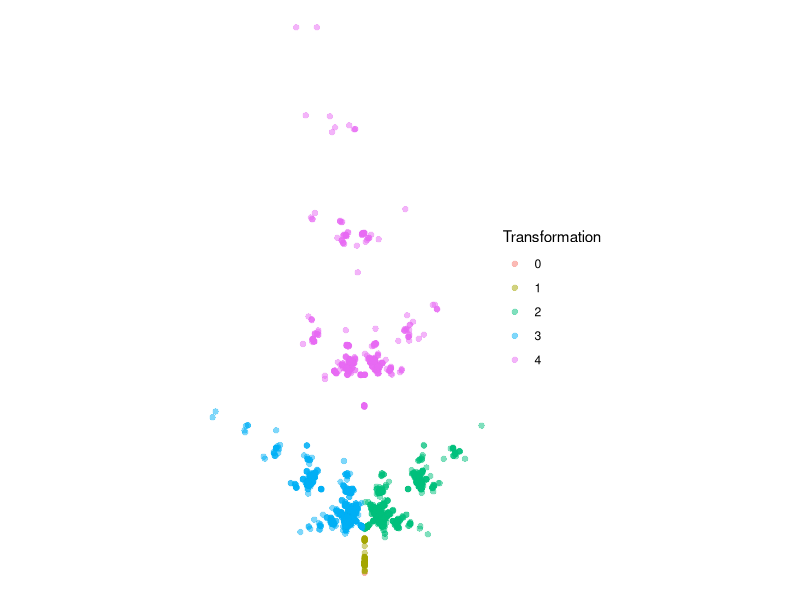

This figure's R source:

library(ggplot2)
library(tibble)
library(purrr)
library(dplyr)

# making a tree instead of a fern
tree_transform <- function(coord, ind) {
  # coefficients for the trunk function f_trunk
  if (ind == 1) {
    mat <- matrix(c(0, 0, 0, 0.16), 2, 2)
    off <- c(0, 0)
  }
  
  # coefficients for the left branch function f_left_branch
  if (ind == 2) {
    mat <- matrix(c(-0.15, 0.28, 0.26, 0.24), 2, 2)
    off <- c(0, 0.44)
  }
  
  # coefficients for the right branch function f_right_branch
  if (ind == 3) {
    mat <- matrix(c(0.15, 0.28, -0.26, 0.24), 2, 2)
    off <- c(0, 0.44)
  }
  
  # coefficients for the leaf function f_leaf
  if (ind == 4) {
    mat <- matrix(c(0.85, 0.04, -0.04, 0.85), 2, 2)
    off <- c(0, 1.6)
  }
  
  # return the affine transformed coordinates
  coord <- mat %*% coord + off
  return(coord)
}

tree_chaos <- function(iterations = 10000, seed = NULL) {
  if (!is.null(seed)) set.seed(seed)
  
  # which transformation to apply at each iteration
  transform_index <- sample(
    x = 1:4, 
    size = iterations, 
    replace = TRUE, 
    prob = c(0.02, 0.45, 0.45, 0.08)
  )
  
  # initialise chaos game at the origin
  start <- matrix(c(0, 0))
  
  # helper function to collapse accumulated output
  bind_to_column_matrix <- function(lst) {
    do.call(cbind, lst)
  }
  
  # iterate until done
  coord_matrix <- transform_index |>
    accumulate(tree_transform, .init = start) |>
    bind_to_column_matrix() 
  
  # tidy the output, add extra columns, and return
  coord_df <- t(coord_matrix) |> 
    as.data.frame() 
  names(coord_df) <- c("x", "y")
  coord_df <- coord_df |>
    as_tibble() |>
    mutate(
      transform = c(0, transform_index),
      iteration = row_number() - 1
    )
  return(coord_df)
}

tree_dat <- tree_chaos(seed = 1)

# pulling it all together and adding transformation key on the side
pic <- ggplot(tree_dat, aes(x, y, colour = factor(transform))) +
  geom_point(size = 2, stroke = 0.1, alpha = 0.5) +
  coord_equal() +
  theme_void() +
  guides(colour = guide_legend(
    title = "Transformation",
    override.aes = list(size = 2)
  ))

plot(pic)


